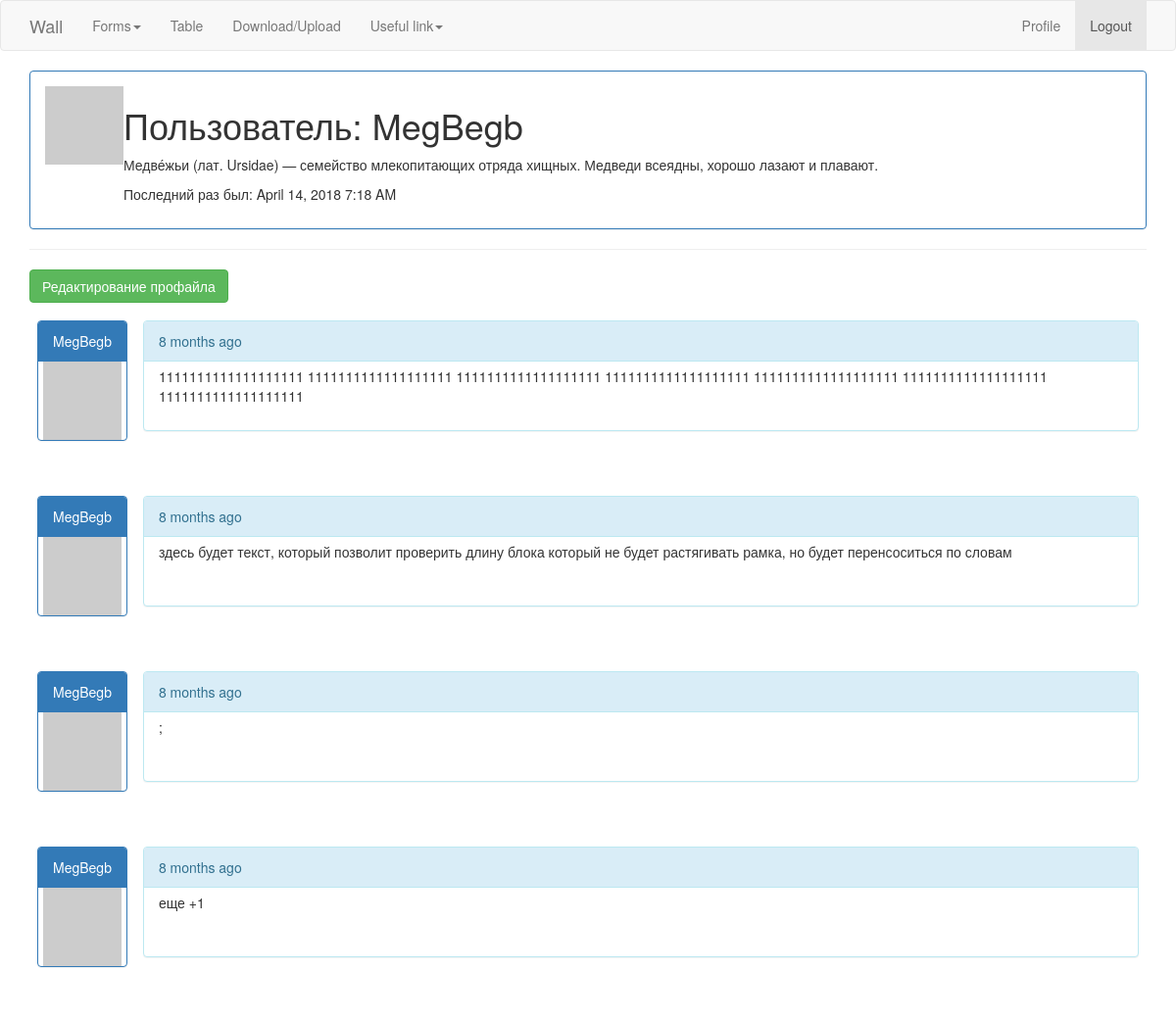
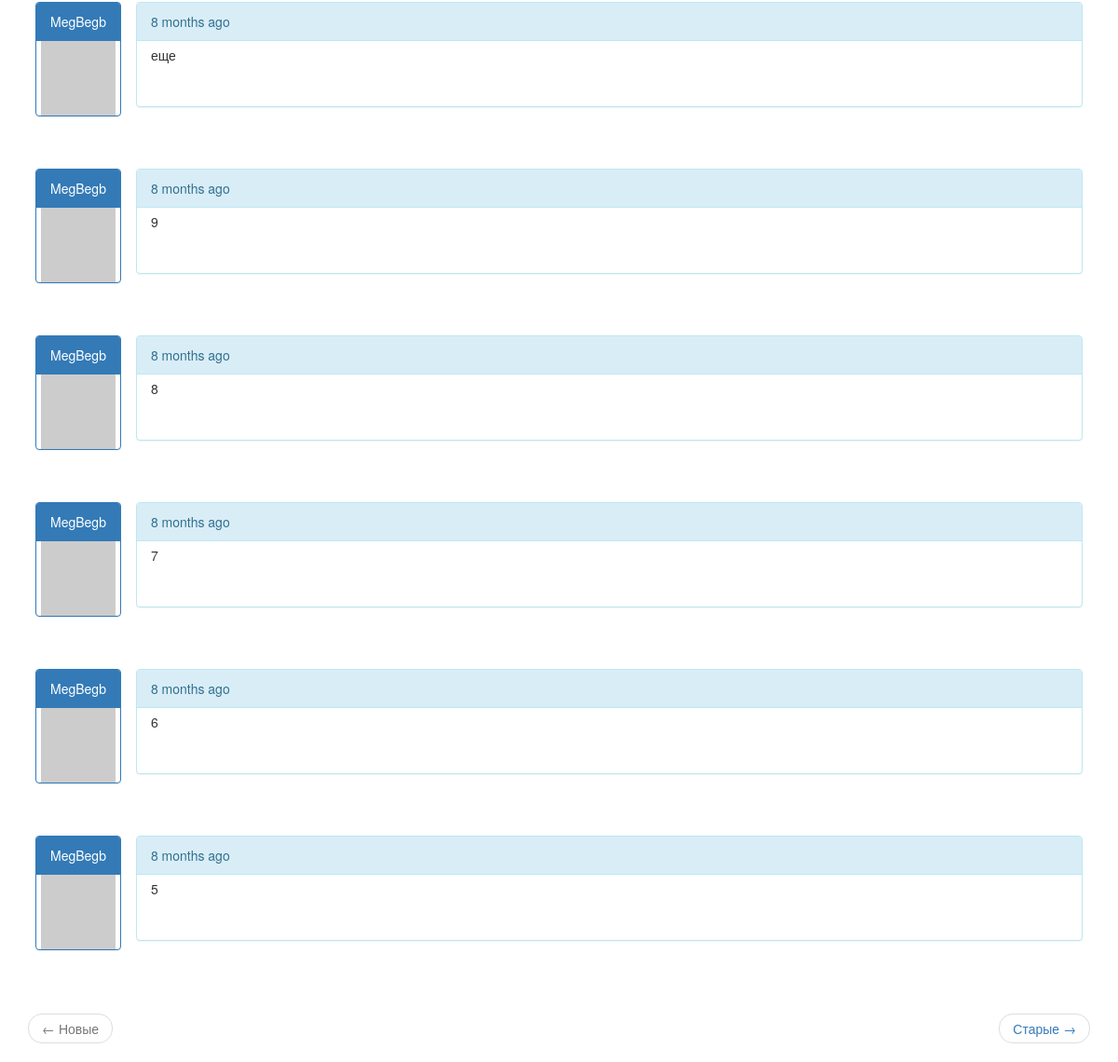
Page /user/MegBegb (signed in) on the committed database (2 pictures, top to bottom).
### app/models.py (models this page shows, shortened)
class User(UserMixin, db.Model):
	print(colored('Описаниетаблицы User','green', attrs=['bold']))
	id = db.Column(db.Integer, primary_key=True)
	username = db.Column(db.String(64), index=True, unique=True)
	email = db.Column(db.String(120), index=True, unique=True)
	password_hash = db.Column(db.String(128))
	posts = db.relationship('Post', backref='author', lazy='dynamic')
	about_me = db.Column(db.String(140))
	last_seen = db.Column(db.DateTime, default=datetime.utcnow)
	def __repr__(self):
		return '<User {}>'.format(self.username)
	def avatar(self, size):
		print(colored('Запуск функции генерации запроса для сайта Gavatar','green', attrs=['bold']),
			'Юзер:',self,'Его мыло:',self.email)
		digest = md5(self.email.lower().encode('utf-8')).hexdigest()
		return 'https://www.gravatar.com/avatar/{}?d=identicon&s={}'.format(digest, size)

class Post(db.Model):
	print(colored('Описание таблицы Post','green', attrs=['bold']))
	id = db.Column(db.Integer, primary_key=True)
	body = db.Column(db.String(140))
	timestamp = db.Column(db.DateTime, index=True, default=datetime.utcnow)
	user_id = db.Column(db.Integer, db.ForeignKey('user.id'))

### app/routes.py (the view)
@app.route('/user/<username>')
@login_required
def user(username):
    print(colored('Загружается страница User (просмотр профиля)','yellow', attrs=['bold']))
    user = User.query.filter_by(username=username).first_or_404()
    print(colored('В переменной User (просмотр профиля)','yellow', attrs=['bold']), user)
    page = request.args.get('page', 1, type=int)
    posts = user.posts.order_by(Post.timestamp.desc()).paginate(page, app.config['POST_PER_PAGE'], False)
    if posts.has_next: #описание работы пагинации в функции индекс
        next_url = url_for('user', username=user.username, page=posts.next_num)
        '''в данном коде в адресную строку передается username и page, это нужно чтобы при нажатии на ссылки
         next_url,  prev_url на страницу ЮЗЕР в строку адреса передавался текущий юзер и номер страници пагинации, по нему происходит
         переданное имя юера сравнивается с  данными в таблице юзер выше, если есть такой функция продолжает работу)
        также имя юзера передается на базовой страниеце в ссылке, чтобы на данную странице мог зайти только залогиненый юзер
        запись о котором есть в таблице юзер
    '''
    else: next_url=None
    if posts.has_prev:
        prev_url = url_for('user',username=user.username, page=posts.prev_num)
    else: prev_url=None
    return render_template('user.html', user=user, posts=posts.items, next_url=next_url, prev_url=prev_url)

### app/models.py (called while the page is built)
@login.user_loader
def load_user(id):
	print(colored('Запустилась функция load_user','green', attrs=['bold']))
	return User.query.get(int(id))

### app/routes.py (called while the page is built)
@app.before_request
def before_request():
    print(colored('Запускается функция before_request','yellow', attrs=['bold']))
    if current_user.is_authenticated:
        current_user.last_seen = datetime.utcnow()
        db.session.commit()

### app/templates/user.html
{% extends "base.html" %}
{% block app_content %}
    <div class="panel panel-primary">
        <div class="panel-body">
            <table>
                <tr valign="top">
                    <td>
                        <img src="{{ user.avatar(128) }}">
                    </td>
                    <td>
                        <h1>Пользователь: {{ user.username }}</h1>
                        {% if user.about_me %}<p>{{ user.about_me }}</p>{% endif %}
                        {% if user.last_seen %}<p>Последний раз был: {{ moment(user.last_seen).format('LLL') }}</p>{% endif %}
                    </td>
                </tr>
            </table>
        </div>
    </div>
    <hr>
    {% if user == current_user %}
        <p><a href="{{ url_for('edit_profile') }}" class="btn btn-success">Редактирование профайла</a></p>
    {% endif %}
    {% for post in posts %}
        {% include '_post.html' %}
    {% endfor %}
<nav aria-label="...">
    <ul class="pager">
        <li class="previous{% if not prev_url %} disabled{% endif %}">
            <a href="{{ prev_url or '#' }}"> <span aria-hidden="true">&larr;</span> Новые</a>
        </li>
        <li class="next{% if not next_url %} disabled{% endif %}">
            <a href="{{ next_url or '#' }}"> Старые <span aria-hidden="true">&rarr;</span> </a>
        </li>
    </ul>
</nav>
{% endblock %}

### app/templates/_post.html
<div class="table-responsive">
<table class="table table-hover"  >
    <tr  >
        <td width="70px" style="border:0px; margin:0 auto; " >
            <div align="center"  class="panel panel-primary">
                <div class="panel-heading">
                    <a href="{{ url_for('user', username=post.author.username) }}" style='color:white;'> {{ post.author.username }}</a>
                </div>
                <div align="center" class="panel-primary">
                    <a href="{{ url_for('user', username=post.author.username) }}"> <img src="{{ post.author.avatar(70) }}"></a>
                </div>
            </div>
        </td>
        <td style="border:0px; ">
            <div class="panel panel-info ">
                <div class="panel-heading">
                    {{ moment(post.timestamp).fromNow() }}
            </div>
                <div class="panel-body " style="height: 70px; padding-top: 5px;">
                  {{ post.body }}
                </div>
            </div>
        </td>
    </tr>
</table>
</div>

### rows in the picture
User: username "MegBegb", about_me "Медве́жьи (лат. Ursidae) — семейство млекопитающих отряда хищных. Медведи всеядны, хорошо лазают и плавают.", last_seen "April 14, 2018 7:18 AM"
Post: author.username "MegBegb", timestamp "8 months ago", body "1111111111111111111 1111111111111111111 1111111111111111111 1111111111111111111 1111111111111111111 1111111111111111111 1111111111111111111"
Post: author.username "MegBegb", timestamp "8 months ago", body "здесь будет текст, который позволит проверить длину блока который не будет растягивать рамка, но будет перенсоситься по словам"
Post: author.username "MegBegb", timestamp "8 months ago", body ";"
Post: author.username "MegBegb", timestamp "8 months ago", body "еще +1"
Post: author.username "MegBegb", timestamp "8 months ago", body "еще"
Post: author.username "MegBegb", timestamp "8 months ago", body "9"
Post: author.username "MegBegb", timestamp "8 months ago", body "8"
Post: author.username "MegBegb", timestamp "8 months ago", body "7"
Post: author.username "MegBegb", timestamp "8 months ago", body "6"
Post: author.username "MegBegb", timestamp "8 months ago", body "5"
